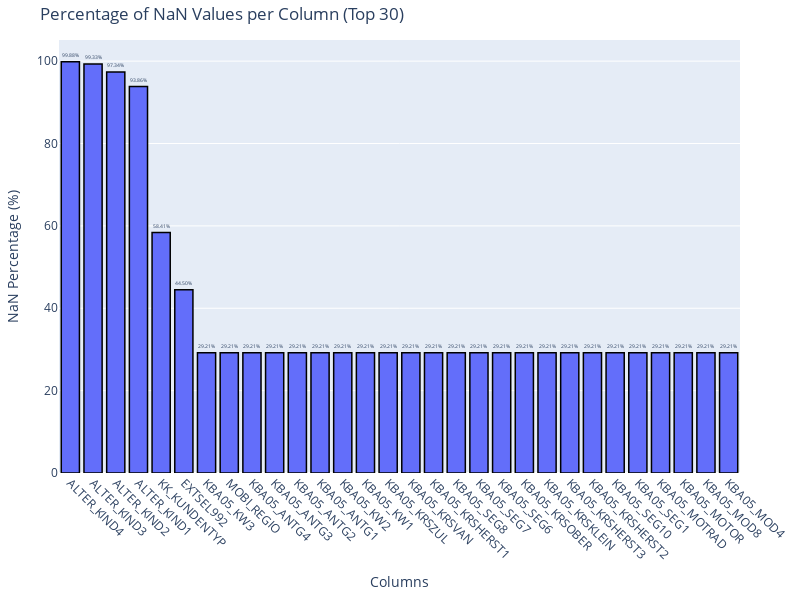

Notebook cell for this chart:
### Markdown cell above
An initial examination of the dataset reveals a significant number of **missing values (NaN)**. To ensure robust analysis, it will be essential to formulate a clear strategy for handling these missing values.

### Code cell
# Let's plot top 30 columns from customers dataset, sorted by the ammount of NaNs they contain.
plot_nan_percentage(customers, max_columns=30)

### Figure 1 — Plotly figure (JSON) as saved in the notebook; plotly's stock layout.template omitted (floating-point values rounded to 4 significant figures)
{"data": [{"alignmentgroup": "True", "hovertemplate": "Columns=%{x}<br>NaN Percentage (%)=%{text}<extra></extra>", "legendgroup": "", "marker": {"color": "#636efa", "line": {"color": "black", "width": 1.5}, "pattern": {"shape": ""}}, "name": "", "offsetgroup": "", "orientation": "v", "showlegend": false, "text": [99.88, 99.33, 97.34, 93.86, 58.41, 44.5, 29.21, 29.21, 29.21, 29.21, 29.21, 29.21, 29.21, 29.21, 29.21, 29.21, 29.21, 29.21, 29.21, 29.21, 29.21, 29.21, 29.21, 29.21, 29.21, 29.21, 29.21, 29.21, 29.21, 29.21], "textposition": "outside", "texttemplate": "%{text:.2f}%", "type": "bar", "x": ["ALTER_KIND4", "ALTER_KIND3", "ALTER_KIND2", "ALTER_KIND1", "KK_KUNDENTYP", "EXTSEL992", "KBA05_KW3", "MOBI_REGIO", "KBA05_ANTG4", "KBA05_ANTG3", "KBA05_ANTG2", "KBA05_ANTG1", "KBA05_KW2", "KBA05_KW1", "KBA05_KRSZUL", "KBA05_KRSVAN", "KBA05_KRSHERST1", "KBA05_SEG8", "KBA05_SEG7", "KBA05_SEG6", "KBA05_KRSOBER", "KBA05_KRSKLEIN", "KBA05_KRSHERST3", "KBA05_KRSHERST2", "KBA05_SEG10", "KBA05_SEG1", "KBA05_MOTRAD", "KBA05_MOTOR", "KBA05_MOD8", "KBA05_MOD4"], "xaxis": "x", "y": [99.88, 99.33, 97.34, 93.86, 58.41, 44.5, 29.21, 29.21, 29.21, 29.21, 29.21, 29.21, 29.21, 29.21, 29.21, 29.21, 29.21, 29.21, 29.21, 29.21, 29.21, 29.21, 29.21, 29.21, 29.21, 29.21, 29.21, 29.21, 29.21, 29.21], "yaxis": "y"}], "layout": {"barmode": "relative", "height": 600, "legend": {"tracegroupgap": 0}, "margin": {"b": 40, "l": 40, "r": 40, "t": 40}, "title": {"text": "Percentage of NaN Values per Column (Top 30)"}, "width": 800, "xaxis": {"anchor": "y", "autorange": true, "domain": [0, 1], "range": [-0.5, 29.5], "tickangle": 45, "title": {"text": "Columns"}, "type": "category"}, "yaxis": {"anchor": "x", "autorange": true, "domain": [0, 1], "range": [0, 105.1], "title": {"text": "NaN Percentage (%)"}, "type": "linear"}}}
